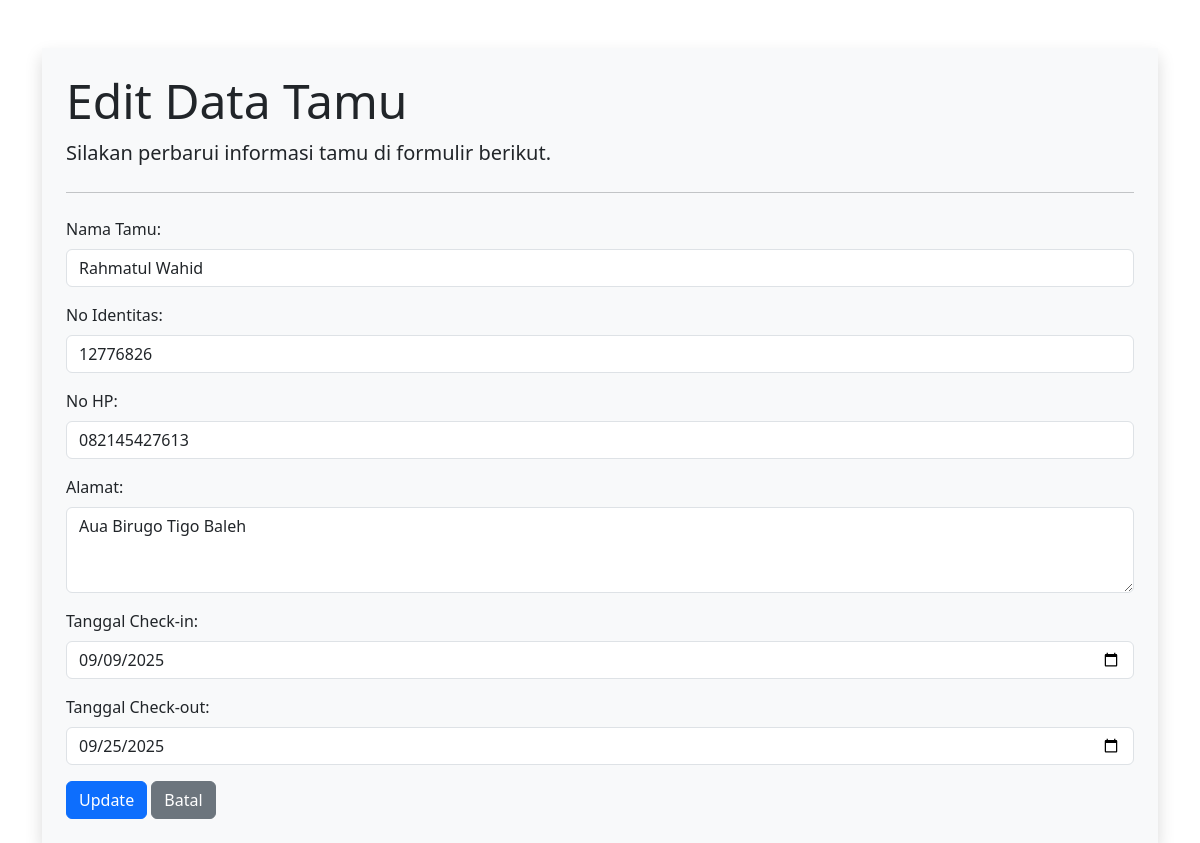
The app's page /edit.php?id_tamu=4 with its own data.
### tables this page shows
CREATE TABLE `tb_tamu` (
  `id_tamu` int(11) NOT NULL,
  `nama_tamu` varchar(100) NOT NULL,
  `no_identitas` varchar(50) NOT NULL,
  `no_hp` varchar(15) NOT NULL,
  `alamat_tamu` text NOT NULL,
  `email_tamu` varchar(100) DEFAULT NULL,
  `tanggal_checkin` date NOT NULL,
  `tanggal_checkout` date DEFAULT NULL
);

### edit.php (the view, shortened to what this page needs)
<?php
include 'koneksi.php';
$id_tamu = $_GET['id_tamu'];
$query = "SELECT * FROM tb_tamu WHERE id_tamu = $id_tamu";
$result = mysqli_query($conn, $query);
$row = mysqli_fetch_assoc($result);
?>
<!DOCTYPE html>
<html lang="en">
<head>
    <link href="https://cdn.jsdelivr.net/npm/bootstrap@5.3.0-alpha1/dist/css/bootstrap.min.css" rel="stylesheet">
</head>
<body>
    <div class="container mt-5">
        <div class="jumbotron bg-light p-4 shadow">
            <h1 class="display-5">Edit Data Tamu</h1>
            <p class="lead">Silakan perbarui informasi tamu di formulir berikut.</p>
            <hr class="my-4">
            <form action="aksi_edit.php" method="POST">
                <div class="mb-3">
                    <label for="nama_tamu" class="form-label">Nama Tamu:</label>
                    <input type="text" class="form-control" name="nama_tamu" value="<?= $row['nama_tamu'] ?>" required>
                </div>
                <div class="mb-3">
                    <label for="no_identitas" class="form-label">No Identitas:</label>
                    <input type="text" class="form-control" name="no_identitas" value="<?= $row['no_identitas'] ?>" required>
                </div>
                <div class="mb-3">
                    <label for="no_hp" class="form-label">No HP:</label>
                    <input type="text" class="form-control" name="no_hp" value="<?= $row['no_hp'] ?>" required>
                </div>
                <div class="mb-3">
                    <label for="alamat_tamu" class="form-label">Alamat:</label>
                    <textarea class="form-control" name="alamat_tamu" rows="3" required><?= $row['alamat_tamu'] ?></textarea>
                </div>
                <div class="mb-3">
                    <label for="tanggal_checkin" class="form-label">Tanggal Check-in:</label>
                    <input type="date" class="form-control" name="tanggal_checkin" value="<?= $row['tanggal_checkin'] ?>" required>
                </div>
                <div class="mb-3">
                    <label for="tanggal_checkout" class="form-label">Tanggal Check-out:</label>
                    <input type="date" class="form-control" name="tanggal_checkout" value="<?= $row['tanggal_checkout'] ?>">
                </div>
                <button type="submit" class="btn btn-primary">Update</button>
                <a href="index.php" class="btn btn-secondary">Batal</a>
            </form>
        </div>
    </div>
</body>
</html>

### records on screen
tb_tamu: nama_tamu "Rahmatul Wahid", no_identitas "12776826", no_hp "082145427613", alamat_tamu "Aua Birugo Tigo Baleh", tanggal_checkin "09/09/2025", tanggal_checkout "09/25/2025"
